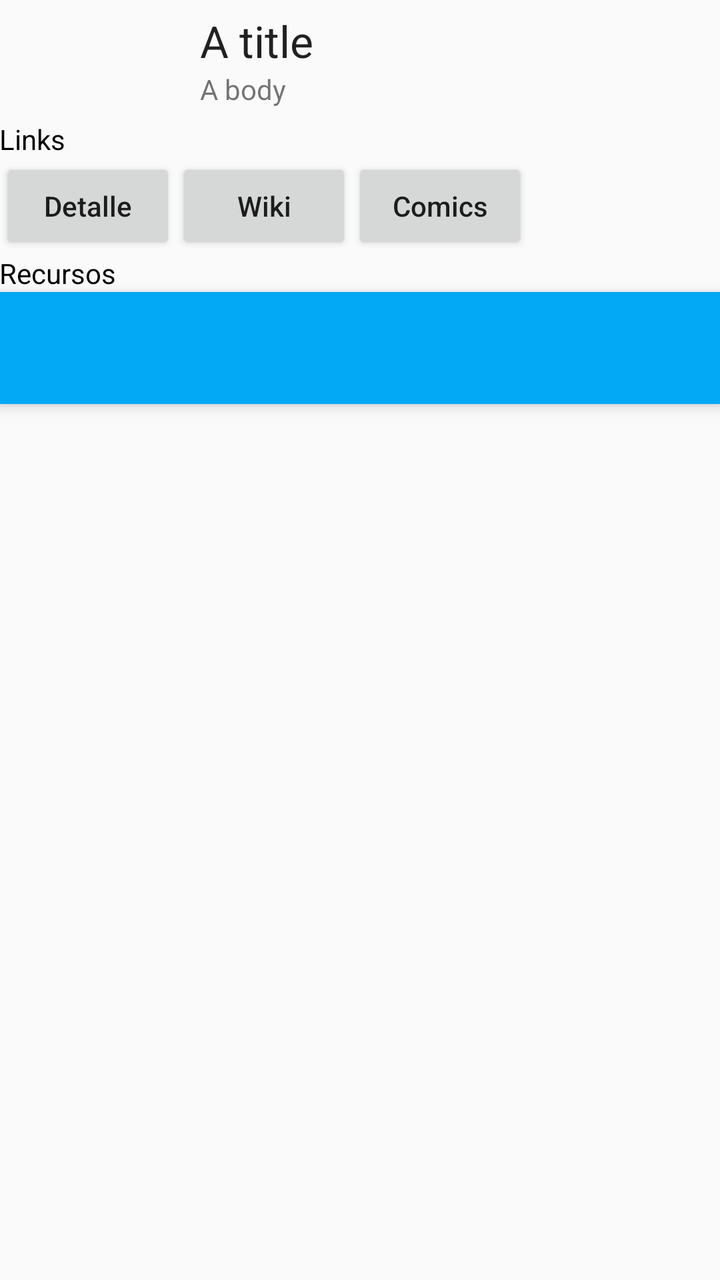
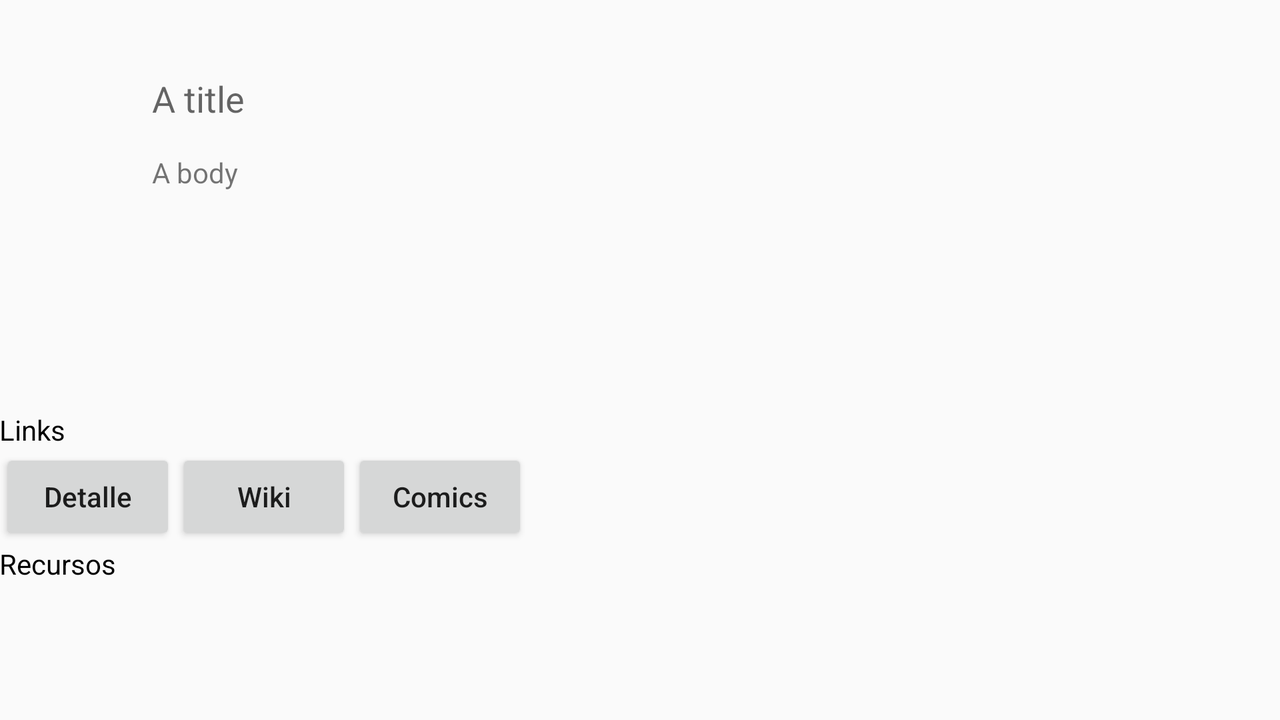

One screen, two layout resources from the same app: the default and the repository's alternative for another configuration. Each is rendered where Android would select it; the XML of both is given below.
<!-- AndroidManifest.xml: application theme AppTheme -->
<!-- res/layout/activity_second.xml -->
<?xml version="1.0" encoding="utf-8"?>
<LinearLayout xmlns:android="http://schemas.android.com/apk/res/android"
    xmlns:tools="http://schemas.android.com/tools"
    android:orientation="vertical"
    android:layout_width="match_parent"
    android:layout_height="match_parent">

    <LinearLayout
        android:orientation="horizontal"
        android:layout_width="match_parent"
        android:layout_height="wrap_content">

        <ImageView
            android:layout_width="0dp"
            android:layout_height="60dp"
            android:id="@+id/heroe_image"
            android:src="@mipmap/ic_launcher"
            android:layout_weight="1"
            android:layout_gravity="center_vertical"/>

        <LinearLayout
            android:layout_width="0dp"
            android:layout_height="wrap_content"
            android:orientation="vertical"
            android:layout_weight="3"
            android:layout_gravity="center">

            <TextView
                android:layout_width="match_parent"
                android:layout_height="wrap_content"
                android:textAppearance="?android:attr/textAppearanceLarge"
                android:text="@string/txt_view_title_text"
                android:id="@+id/heroe_title"
                android:layout_weight="1"
                android:gravity="center_vertical"
                android:layout_marginLeft="10dp" />

            <TextView
                android:layout_width="match_parent"
                android:layout_height="wrap_content"
                android:text="@string/txt_view_body_text"
                android:id="@+id/heroe_body"
                android:layout_weight="1"
                android:layout_marginLeft="10dp" />
        </LinearLayout>
    </LinearLayout>

    <TextView
        android:layout_width="wrap_content"
        android:layout_height="wrap_content"
        android:text="@string/links_txt"
        android:textColor="@android:color/black"
        android:padding="@dimen/activity_horizontal_margin"/>
    <LinearLayout
        android:orientation="horizontal"
        android:layout_width="wrap_content"
        android:layout_height="wrap_content">

        <Button
            android:layout_width="0dp"
            android:layout_height="wrap_content"
            android:text="@string/detalle_btn_txt"
            android:layout_weight="1"
            android:textAllCaps="false"
            android:id="@+id/detalle_btn"/>

        <Button
            android:layout_width="0dp"
            android:layout_height="wrap_content"
            android:text="@string/wiki_btn_txt"
            android:layout_weight="1"
            android:textAllCaps="false"
            android:id="@+id/wiki_btn"/>
        <Button
            android:layout_width="0dp"
            android:layout_height="wrap_content"
            android:text="@string/comics_btn_txt"
            android:layout_weight="1"
            android:textAllCaps="false"
            android:id="@+id/comics_btn"/>

    </LinearLayout>

    <TextView
        android:layout_width="wrap_content"
        android:layout_height="wrap_content"
        android:text="@string/recursos_txt"
        android:textColor="@android:color/black"
        android:padding="@dimen/activity_horizontal_margin"/>

    <android.support.v7.widget.Toolbar
        android:layout_width="match_parent"
        android:layout_height="?attr/actionBarSize"
        android:id="@+id/my_toolbar"
        android:background="?attr/colorAccent"
        android:elevation="4dp"
        android:theme="@style/ThemeOverlay.AppCompat.ActionBar"
        tools:popupTheme="@style/ThemeOverlay.AppCompat.Light"></android.support.v7.widget.Toolbar>


    <FrameLayout
        android:layout_width="match_parent"
        android:layout_height="0dp"
        android:layout_weight="1"
        android:id="@+id/frame_layout_comics_events"/>


</LinearLayout>
<!-- resources referenced by this layout -->
<resources>
  <string name="comics_btn_txt">Comics</string>
  <string name="detalle_btn_txt">Detalle</string>
  <string name="links_txt">Links</string>
  <string name="recursos_txt">Recursos</string>
  <string name="txt_view_body_text">A body</string>
  <string name="txt_view_title_text">A title</string>
  <string name="wiki_btn_txt">Wiki</string>
  <style name="AppTheme" parent="Theme.AppCompat.Light.NoActionBar">
          
          <item name="colorPrimary">#F44336</item>
          <item name="colorPrimaryDark">#D32F2F</item>
          <item name="colorAccent">#03A9F4</item>
      </style>
</resources>
<!-- res/layout-land/activity_second.xml (the repository's variant of the layout above) -->
<!-- drawn on the phone turned sideways -->
<?xml version="1.0" encoding="utf-8"?>
<LinearLayout xmlns:android="http://schemas.android.com/apk/res/android"
    xmlns:tools="http://schemas.android.com/tools"
    xmlns:app="http://schemas.android.com/apk/res-auto"
    android:orientation="horizontal"
    android:layout_width="match_parent"
    android:layout_height="match_parent">

    <LinearLayout
    android:orientation="vertical"
    android:layout_width="wrap_content"
    android:layout_height="match_parent">

    <LinearLayout
        android:orientation="horizontal"
        android:layout_width="match_parent"
        android:layout_height="0dp"
        android:layout_weight="3">

        <ImageView
            android:layout_width="0dp"
            android:layout_height="60dp"
            android:id="@+id/heroe_image"
            android:src="@mipmap/ic_launcher"
            android:layout_weight="1"
            android:layout_gravity="center_vertical"
            />

        <LinearLayout
            android:layout_width="0dp"
            android:layout_height="wrap_content"
            android:orientation="vertical"
            android:layout_weight="3"
            android:layout_gravity="center">

            <TextView
                android:layout_width="match_parent"
                android:layout_height="55dp"
                android:textAppearance="?android:attr/textAppearanceMedium"
                android:text="@string/txt_view_title_text"
                android:id="@+id/heroe_title"
                android:gravity="center_vertical"
                android:layout_marginLeft="10dp" />

            <TextView
                android:layout_width="match_parent"
                android:layout_height="107dp"
                android:textAppearance="?android:attr/textAppearanceSmall"
                android:text="@string/txt_view_body_text"
                android:id="@+id/heroe_body"
                android:layout_marginLeft="10dp"
                android:scrollbars="vertical"
                android:lines="5"
                />
        </LinearLayout>
    </LinearLayout>

    <TextView
        android:layout_width="wrap_content"
        android:layout_height="wrap_content"
        android:text="@string/links_txt"
        android:textColor="@android:color/black"
        android:padding="@dimen/activity_horizontal_margin"/>
    <LinearLayout
        android:orientation="horizontal"
        android:layout_width="wrap_content"
        android:layout_height="wrap_content">

        <Button
            android:layout_width="0dp"
            android:layout_height="wrap_content"
            android:text="@string/detalle_btn_txt"
            android:layout_weight="1"
            android:textAllCaps="false"
            android:id="@+id/detalle_btn"/>

        <Button
            android:layout_width="0dp"
            android:layout_height="wrap_content"
            android:text="@string/wiki_btn_txt"
            android:layout_weight="1"
            android:textAllCaps="false"
            android:id="@+id/wiki_btn"/>
        <Button
            android:layout_width="0dp"
            android:layout_height="wrap_content"
            android:text="@string/comics_btn_txt"
            android:layout_weight="1"
            android:textAllCaps="false"
            android:id="@+id/comics_btn"/>

    </LinearLayout>

    <TextView
        android:layout_width="wrap_content"
        android:layout_height="wrap_content"
        android:text="@string/recursos_txt"
        android:textColor="@android:color/black"
        android:padding="@dimen/activity_horizontal_margin"/>

    <android.support.design.widget.CoordinatorLayout
        android:id="@+id/toolbar_content"
        android:layout_width="match_parent"
        android:layout_height="0dp"
        android:layout_weight="1">

        <android.support.design.widget.TabLayout
            android:layout_width="match_parent"
            android:layout_height="wrap_content"
            android:id="@+id/tabs">

        </android.support.design.widget.TabLayout>



    </android.support.design.widget.CoordinatorLayout>

    </LinearLayout>

    <FrameLayout
        android:layout_width="wrap_content"
        android:layout_height="match_parent"
        android:layout_weight="1"
        android:id="@+id/frame_layout_comics_events"/>


</LinearLayout>
